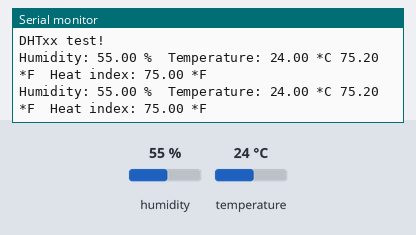
Bench run of a sketch on a simulated Arduino Uno, built with avr-gcc and run on an emulated ATmega328P. On the bench: the last lines printed to the serial monitor. The test bench sets the inputs (shaded band); at power-on: humidity 55 %, temperature 24 °C.

Above: at 5.8 s.
5.9 s: humidity set to 22 %
At 8.5 s:
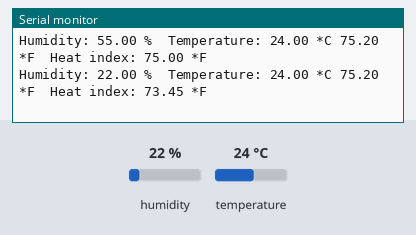
9.9 s: temperature set to 12 °C
At 11.2 s:
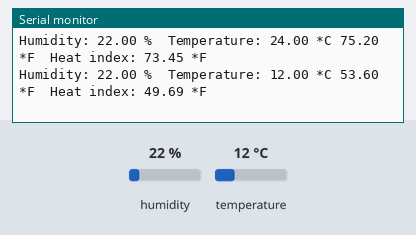
13.9 s: humidity set to 40 %
At 16.6 s:
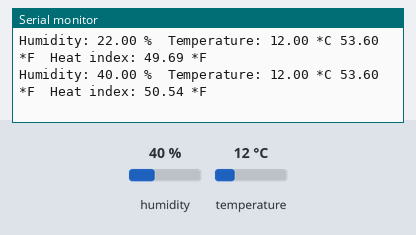
Timing chart, 0 to 18.1 s (numbered marks = the images above; inputs shaded):
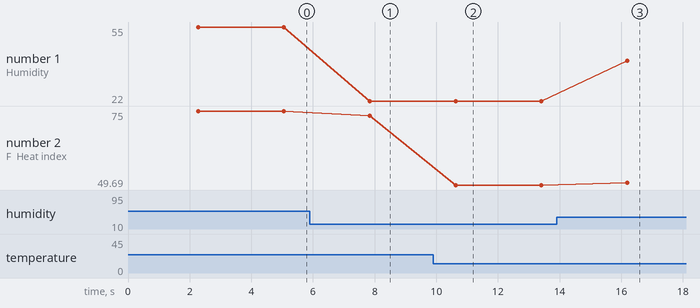

The sketch:

sketch_oct02a.ino
```cpp
#include "DHT.h"
#include <LiquidCrystal.h>

LiquidCrystal lcd(12, 11, 5, 7, 3, 4);

#define DHTPIN 2


#define DHTTYPE DHT11
//#define DHTTYPE DHT22   // DHT 22  (AM2302)
//#define DHTTYPE DHT21   // DHT 21 (AM2301)


DHT dht(DHTPIN, DHTTYPE);

void setup() {
  Serial.begin(9600);
  Serial.println("DHTxx test!");

  dht.begin();
}

void loop() {

  delay(2000);
  lcd.clear();
  delay(250);


  float h = dht.readHumidity();

  float t = dht.readTemperature();

  float f = dht.readTemperature(true);


  if (isnan(h) || isnan(t) || isnan(f)) {
    Serial.println("Failed to read from DHT sensor!");
    return;
  }

  // Compute heat index
  // Must send in temp in Fahrenheit!
  float hi = dht.computeHeatIndex(f, h);

  Serial.print("Humidity: ");
  Serial.print(h);
  Serial.print(" %\t");
  Serial.print("Temperature: ");
  Serial.print(t);
  Serial.print(" *C ");
  Serial.print(f);
  Serial.print(" *F\t");
  Serial.print("Heat index: ");
  Serial.print(hi);
  Serial.println(" *F");
  lcd.setCursor(1,2);
  lcd.print(t);
  lcd.print("*C  ");
  lcd.print(h);
  lcd.print("%");
  delay(500);
}
```

Measured:
- after the input at 5.9 s, the serial monitor: prints a new line after 1.9 s (image 1)
- after the input at 9.9 s, the serial monitor: prints a new line after 0.72 s (image 2)
- after the input at 13.9 s, the serial monitor: prints a new line after 2.3 s (image 3)
- plotted number 1: 55 → 22 after the input at 5.9 s, 22 → 40 after the input at 13.9 s
- plotted number 2: 75 → 73.45 after the input at 5.9 s, 73.45 → 49.69 after the input at 9.9 s, 49.69 → 50.54 after the input at 13.9 s
